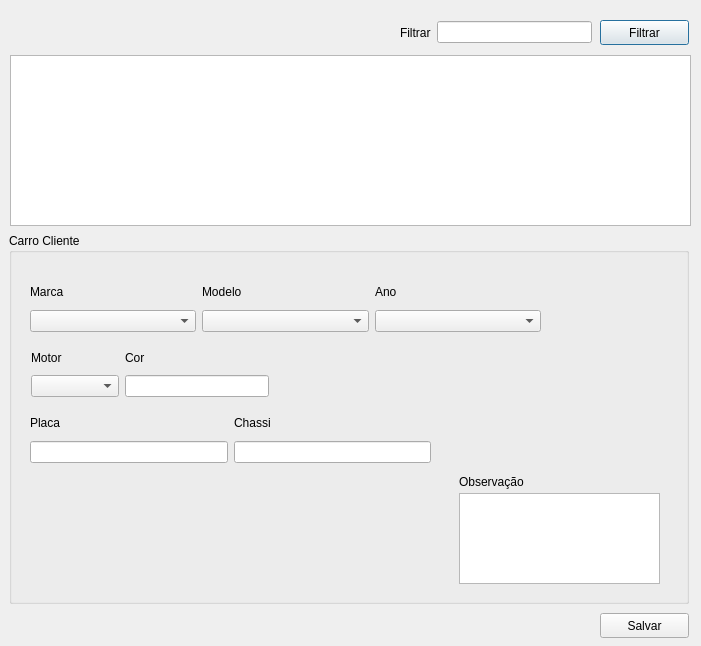
<?xml version="1.0" encoding="UTF-8"?>
<ui version="4.0">
 <class>frms_nv_veiculocliente</class>
 <widget class="QDialog" name="frms_nv_veiculocliente">
  <property name="geometry">
   <rect>
    <x>0</x>
    <y>0</y>
    <width>701</width>
    <height>646</height>
   </rect>
  </property>
  <property name="windowTitle">
   <string>Dialog</string>
  </property>
  <widget class="QGroupBox" name="groupBox_2">
   <property name="geometry">
    <rect>
     <x>9</x>
     <y>233</y>
     <width>680</width>
     <height>371</height>
    </rect>
   </property>
   <property name="title">
    <string>Carro Cliente</string>
   </property>
   <widget class="QLabel" name="label_3">
    <property name="geometry">
     <rect>
      <x>450</x>
      <y>240</y>
      <width>81</width>
      <height>17</height>
     </rect>
    </property>
    <property name="text">
     <string>Observação</string>
    </property>
   </widget>
   <widget class="QWidget" name="layoutWidget">
    <property name="geometry">
     <rect>
      <x>21</x>
      <y>47</y>
      <width>511</width>
      <height>52</height>
     </rect>
    </property>
    <layout class="QHBoxLayout" name="horizontalLayout_4">
     <item>
      <layout class="QVBoxLayout" name="verticalLayout_10">
       <item>
        <widget class="QLabel" name="label_9">
         <property name="text">
          <string>Marca</string>
         </property>
        </widget>
       </item>
       <item>
        <widget class="QComboBox" name="cb_nv_marca"/>
       </item>
      </layout>
     </item>
     <item>
      <layout class="QVBoxLayout" name="verticalLayout_11">
       <item>
        <widget class="QLabel" name="label_10">
         <property name="text">
          <string>Modelo</string>
         </property>
        </widget>
       </item>
       <item>
        <widget class="QComboBox" name="cb_nv_modelo"/>
       </item>
      </layout>
     </item>
     <item>
      <layout class="QVBoxLayout" name="verticalLayout_15">
       <item>
        <widget class="QLabel" name="label_14">
         <property name="text">
          <string>Ano</string>
         </property>
        </widget>
       </item>
       <item>
        <widget class="QComboBox" name="cb_nv_ano"/>
       </item>
      </layout>
     </item>
    </layout>
   </widget>
   <widget class="QWidget" name="layoutWidget_2">
    <property name="geometry">
     <rect>
      <x>21</x>
      <y>178</y>
      <width>401</width>
      <height>52</height>
     </rect>
    </property>
    <layout class="QHBoxLayout" name="horizontalLayout_6">
     <item>
      <layout class="QVBoxLayout" name="verticalLayout_16">
       <item>
        <widget class="QLabel" name="label_15">
         <property name="text">
          <string>Placa</string>
         </property>
        </widget>
       </item>
       <item>
        <widget class="QLineEdit" name="txt_nv_placa"/>
       </item>
      </layout>
     </item>
     <item>
      <layout class="QVBoxLayout" name="verticalLayout_13">
       <item>
        <widget class="QLabel" name="label_12">
         <property name="text">
          <string>Chassi</string>
         </property>
        </widget>
       </item>
       <item>
        <widget class="QLineEdit" name="txt_nv_chassi"/>
       </item>
      </layout>
     </item>
    </layout>
   </widget>
   <widget class="QWidget" name="layoutWidget_3">
    <property name="geometry">
     <rect>
      <x>22</x>
      <y>114</y>
      <width>88</width>
      <height>50</height>
     </rect>
    </property>
    <layout class="QVBoxLayout" name="verticalLayout_12">
     <item>
      <widget class="QLabel" name="label_11">
       <property name="text">
        <string>Motor</string>
       </property>
      </widget>
     </item>
     <item>
      <widget class="QComboBox" name="cb_nv_motor"/>
     </item>
    </layout>
   </widget>
   <widget class="QWidget" name="layoutWidget_4">
    <property name="geometry">
     <rect>
      <x>116</x>
      <y>114</y>
      <width>144</width>
      <height>50</height>
     </rect>
    </property>
    <layout class="QVBoxLayout" name="verticalLayout_14">
     <item>
      <widget class="QLabel" name="label_2">
       <property name="text">
        <string>Cor</string>
       </property>
      </widget>
     </item>
     <item>
      <widget class="QLineEdit" name="txt_nv_cor"/>
     </item>
    </layout>
   </widget>
   <widget class="QPlainTextEdit" name="txt2_nv_observacao">
    <property name="geometry">
     <rect>
      <x>450</x>
      <y>260</y>
      <width>201</width>
      <height>91</height>
     </rect>
    </property>
    <property name="plainText">
     <string/>
    </property>
   </widget>
  </widget>
  <widget class="QTableWidget" name="tw_nv_listaveiculosclientes">
   <property name="geometry">
    <rect>
     <x>10</x>
     <y>55</y>
     <width>681</width>
     <height>171</height>
    </rect>
   </property>
  </widget>
  <widget class="QPushButton" name="btn_nv_filtrarcliente">
   <property name="geometry">
    <rect>
     <x>600</x>
     <y>20</y>
     <width>89</width>
     <height>25</height>
    </rect>
   </property>
   <property name="text">
    <string>Filtrar</string>
   </property>
  </widget>
  <widget class="QPushButton" name="btn_salvarveiculo">
   <property name="geometry">
    <rect>
     <x>600</x>
     <y>613</y>
     <width>89</width>
     <height>25</height>
    </rect>
   </property>
   <property name="text">
    <string>Salvar</string>
   </property>
  </widget>
  <widget class="QWidget" name="">
   <property name="geometry">
    <rect>
     <x>400</x>
     <y>19</y>
     <width>192</width>
     <height>27</height>
    </rect>
   </property>
   <layout class="QHBoxLayout" name="horizontalLayout">
    <item>
     <widget class="QLabel" name="label">
      <property name="text">
       <string>Filtrar</string>
      </property>
     </widget>
    </item>
    <item>
     <widget class="QLineEdit" name="txt_nv_filtrarcliente"/>
    </item>
   </layout>
  </widget>
 </widget>
 <resources/>
 <connections/>
</ui>
